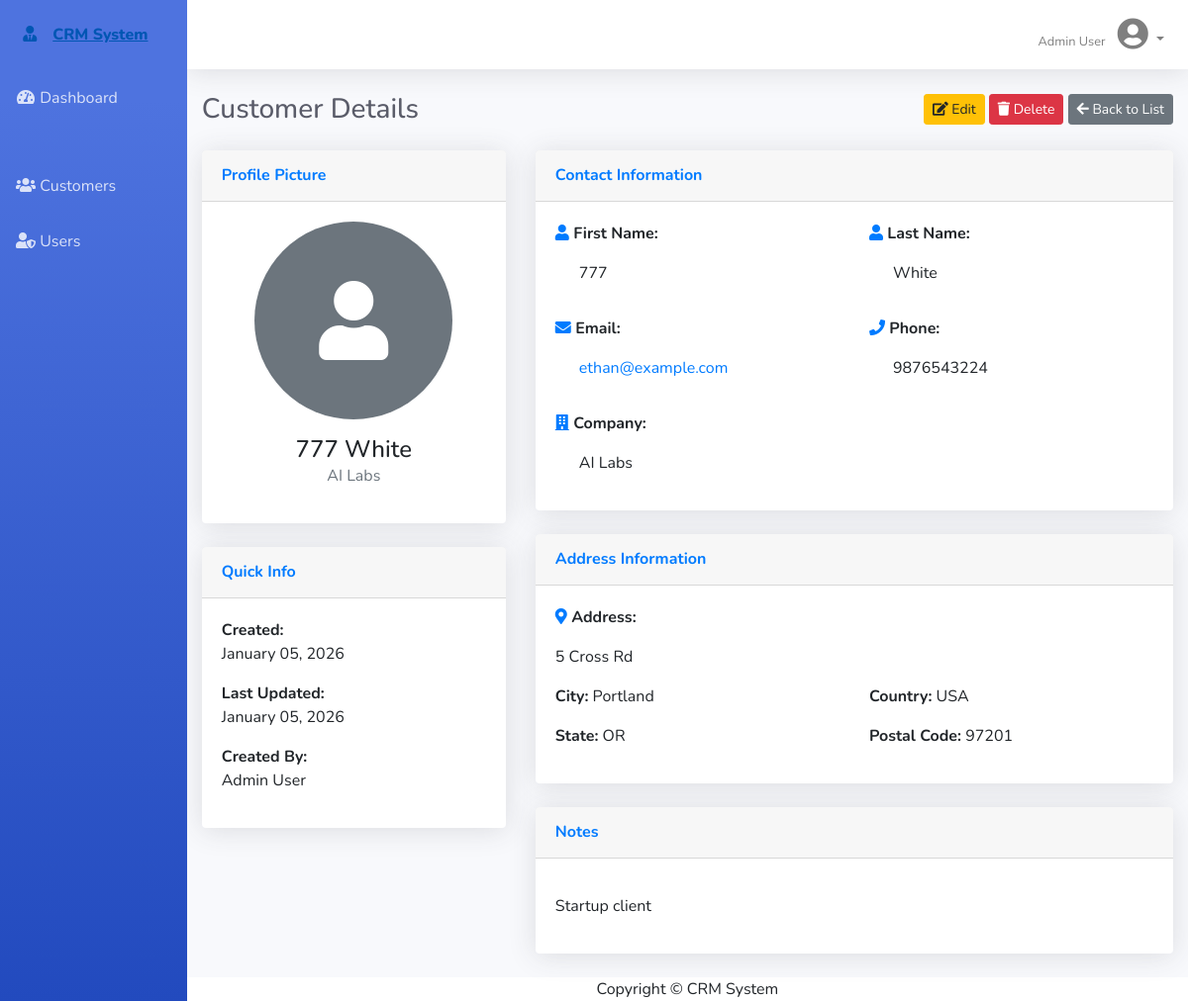
Screenshot of /customers/16/ (signed in) with the database file from the repository.
### customers/models.py (models this page shows, shortened)
class Customer(models.Model):
    first_name = models.CharField(max_length=100)
    last_name = models.CharField(max_length=100)
    email = models.EmailField(unique=True)
    phone_regex = RegexValidator(
    regex=r'^(\+91)?[6-9]\d{9}$',
    message="Enter a valid Indian mobile number (10 digits, optional +91).")
    phone = models.CharField(
        validators=[phone_regex],
        max_length=13,
        blank=True
    )
    address = models.TextField(blank=True)
    city = models.CharField(max_length=100, blank=True)
    state = models.CharField(max_length=100, blank=True)
    country = models.CharField(max_length=100, blank=True)
    postal_code = models.CharField(max_length=20, blank=True)
    image = models.ImageField(upload_to='customer_images/', blank=True, null=True)
    company = models.CharField(max_length=200, blank=True)
    notes = models.TextField(blank=True)
    created_at = models.DateTimeField(auto_now_add=True)
    updated_at = models.DateTimeField(auto_now=True)
    created_by = models.ForeignKey(User, on_delete=models.SET_NULL, null=True, related_name='customers_created')
    class Meta:
        ordering = ['-created_at']
        verbose_name = 'Customer'
        verbose_name_plural = 'Customers'
    def get_full_name(self):
        return f"{self.first_name} {self.last_name}"

### customers/views.py (the view)
# urls.py: path('customers/<int:pk>/', views.customer_detail, name='customer_detail'),
@login_required(login_url='login')
def customer_detail(request, pk):
    customer = get_object_or_404(Customer, pk=pk)
    context = {'customer': customer}
    return render(request, 'customers/customer_detail.html', context)

### customers/templates/customers/customer_detail.html (shortened to what this page needs)
{% extends 'customers/base.html' %}
{% block page_header %}
<div class="d-sm-flex align-items-center justify-content-between mb-4">
    <h1 class="h3 mb-0 text-gray-800">Customer Details</h1>
    <div>
        <a href="{% url 'customer_edit' customer.pk %}" class="btn btn-warning btn-sm">
            <i class="fas fa-edit"></i> Edit
        </a>
        <a href="{% url 'customer_delete' customer.pk %}" class="btn btn-danger btn-sm">
            <i class="fas fa-trash"></i> Delete
        </a>
        <a href="{% url 'customer_list' %}" class="btn btn-secondary btn-sm">
            <i class="fas fa-arrow-left"></i> Back to List
        </a>
    </div>
</div>
{% endblock %}
{% block content %}
<div class="row">
    <div class="col-lg-4">
        <div class="card shadow mb-4">
            <div class="card-header py-3">
                <h6 class="m-0 font-weight-bold text-primary">Profile Picture</h6>
            </div>
            <div class="card-body text-center">
                {% if customer.image %}
                    <img src="{{ customer.image.url }}" alt="{{ customer.get_full_name }}"
                         class="img-fluid rounded-circle mb-3" style="max-width: 200px;">
                {% else %}
                    <div class="bg-secondary rounded-circle mx-auto mb-3 d-flex align-items-center justify-content-center"
                         style="width: 200px; height: 200px;">
                        <i class="fas fa-user fa-5x text-white"></i>
                    </div>
                {% endif %}
                <h4 class="mb-0">{{ customer.get_full_name }}</h4>
                <p class="text-muted">{{ customer.company|default:"No Company" }}</p>
            </div>
        </div>
        <div class="card shadow mb-4">
            <div class="card-header py-3">
                <h6 class="m-0 font-weight-bold text-primary">Quick Info</h6>
            </div>
            <div class="card-body">
                <p><strong>Created:</strong><br>{{ customer.created_at|date:"F d, Y" }}</p>
                <p><strong>Last Updated:</strong><br>{{ customer.updated_at|date:"F d, Y" }}</p>
                <p><strong>Created By:</strong><br>{{ customer.created_by.get_full_name|default:customer.created_by.username }}</p>
            </div>
        </div>
    </div>
    <div class="col-lg-8">
        <div class="card shadow mb-4">
            <div class="card-header py-3">
                <h6 class="m-0 font-weight-bold text-primary">Contact Information</h6>
            </div>
            <div class="card-body">
                <div class="row mb-3">
                    <div class="col-md-6">
                        <p><strong><i class="fas fa-user text-primary"></i> First Name:</strong></p>
                        <p class="ml-4">{{ customer.first_name }}</p>
                    </div>
                    <div class="col-md-6">
                        <p><strong><i class="fas fa-user text-primary"></i> Last Name:</strong></p>
                        <p class="ml-4">{{ customer.last_name }}</p>
                    </div>
                </div>
                <div class="row mb-3">
                    <div class="col-md-6">
                        <p><strong><i class="fas fa-envelope text-primary"></i> Email:</strong></p>
                        <p class="ml-4"><a href="mailto:{{ customer.email }}">{{ customer.email }}</a></p>
                    </div>
                    <div class="col-md-6">
                        <p><strong><i class="fas fa-phone text-primary"></i> Phone:</strong></p>
                        <p class="ml-4">{{ customer.phone|default:"Not provided" }}</p>
                    </div>
                </div>
                <div class="mb-3">
                    <p><strong><i class="fas fa-building text-primary"></i> Company:</strong></p>
                    <p class="ml-4">{{ customer.company|default:"Not provided" }}</p>
                </div>
            </div>
        </div>
        <div class="card shadow mb-4">
            <div class="card-header py-3">
                <h6 class="m-0 font-weight-bold text-primary">Address Information</h6>
            </div>
            <div class="card-body">
                <div class="mb-3">
                    <p><strong><i class="fas fa-map-marker-alt text-primary"></i> Address:</strong></p>
                    <p class="ml-4">{{ customer.address|default:"Not provided"|linebreaks }}</p>
                </div>
                <div class="row">
                    <div class="col-md-6">
                        <p><strong>City:</strong> {{ customer.city|default:"Not provided" }}</p>
                        <p><strong>State:</strong> {{ customer.state|default:"Not provided" }}</p>
                    </div>
                    <div class="col-md-6">
                        <p><strong>Country:</strong> {{ customer.country|default:"Not provided" }}</p>
                        <p><strong>Postal Code:</strong> {{ customer.postal_code|default:"Not provided" }}</p>
                    </div>
                </div>
            </div>
        </div>
        {% if customer.notes %}
        <div class="card shadow mb-4">
            <div class="card-header py-3">
                <h6 class="m-0 font-weight-bold text-primary">Notes</h6>
            </div>
            <div class="card-body">
                <p>{{ customer.notes|linebreaks }}</p>
            </div>
        </div>
        {% endif %}
    </div>
</div>
{% endblock %}

### customers/templates/customers/base.html (shortened to what this page needs)
<!DOCTYPE html>
<html lang="en">
<head>
    <link href="https://cdnjs.cloudflare.com/ajax/libs/font-awesome/5.15.3/css/all.min.css" rel="stylesheet" type="text/css">
    <link href="https://cdn.jsdelivr.net/npm/bootstrap@4.6.0/dist/css/bootstrap.min.css" rel="stylesheet">
</head>
<body id="page-top">
    <div id="wrapper">
        <ul class="navbar-nav bg-gradient-primary sidebar sidebar-dark accordion" id="accordionSidebar">
            <a class="sidebar-brand d-flex align-items-center justify-content-center" href="{% url 'dashboard' %}">
                <div class="sidebar-brand-icon">
                    <i class="fas fa-user-tie"></i>
                </div>
                <div class="sidebar-brand-text mx-3">CRM System</div>
            </a>
            <li class="nav-item">
                <a class="nav-link" href="{% url 'dashboard' %}">
                    <i class="fas fa-fw fa-tachometer-alt"></i>
                    <span>Dashboard</span>
                </a>
            </li>
            <li class="nav-item">
                <a class="nav-link" href="{% url 'customer_list' %}">
                    <i class="fas fa-fw fa-users"></i>
                    <span>Customers</span>
                </a>
            </li>
            <li class="nav-item">
                <a class="nav-link" href="{% url 'user_list' %}">
                    <i class="fas fa-fw fa-user-shield"></i>
                    <span>Users</span>
                </a>
            </li>
        </ul>
        <div id="content-wrapper" class="d-flex flex-column">
            <div id="content">
                <nav class="navbar navbar-expand navbar-light bg-white topbar mb-4 static-top shadow">
                    <ul class="navbar-nav ml-auto">
                        <li class="nav-item dropdown no-arrow">
                            <a class="nav-link dropdown-toggle" href="#" id="userDropdown" role="button"
                                data-toggle="dropdown" aria-haspopup="true" aria-expanded="false">
                                <span class="mr-2 d-none d-lg-inline text-gray-600 small">{{ user.get_full_name|default:user.username }}</span>
                                <i class="fas fa-user-circle fa-2x"></i>
                            </a>
                        </li>
                    </ul>
                </nav>
                <div class="container-fluid">
                    {% block page_header %}{% endblock %}
                    {% block content %}{% endblock %}
                </div>
            </div>
            <footer class="sticky-footer bg-white">
                <div class="container my-auto">
                    <div class="copyright text-center my-auto">
                        <span>Copyright &copy; CRM System {{ current_year }}</span>
                    </div>
                </div>
            </footer>
        </div>
    </div>
</body>
</html>

### customers/templates/customers/base.html (style rules this page uses)
:root { --primary: #4e73df; --secondary: #858796; --success: #1cc88a; --info: #36b9cc; --warning: #f6c23e; --danger: #e74a3b; --light: #f8f9fc; --dark: #5a5c69; }
body { font-family: 'Nunito', -apple-system, BlinkMacSystemFont, 'Segoe UI', Roboto, sans-serif; background-color: var(--light); }
#wrapper { display: flex; }
#content-wrapper { background-color: var(--light); width: 100%; overflow-x: hidden; }
.sidebar { width: 14rem; min-height: 100vh; background: linear-gradient(180deg, #4e73df 10%, #224abe 100%); }
.sidebar .nav-item .nav-link { color: rgba(255, 255, 255, 0.8); padding: 1rem; }
.sidebar-brand { height: 4.375rem; text-decoration: none; font-size: 1rem; font-weight: 800; padding: 1.5rem 1rem; text-align: center; color: #fff; }
.topbar { height: 4.375rem; background-color: #fff; box-shadow: 0 .15rem 1.75rem 0 rgba(58, 59, 69, .15); }
.card { border: none; box-shadow: 0 .15rem 1.75rem 0 rgba(58, 59, 69, .15); }
.bg-gradient-primary { background: linear-gradient(180deg, #4e73df 10%, #224abe 100%); }
.text-gray-800 { color: #5a5c69 !important; }
.shadow { box-shadow: 0 .15rem 1.75rem 0 rgba(58, 59, 69, .15) !important; }

### rows the page displays
Customer: get_full_name "777 White", company "AI Labs", created_at "January 05, 2026", updated_at "January 05, 2026", created_by.get_full_name "Admin User", first_name "777", last_name "White", email "ethan@example.com", phone "9876543224", address "5 Cross Rd", city "Portland", state "OR", country "USA", postal_code "97201", notes "Startup client"

### other values shown
{{ user.get_full_name|default:user.username }} "Admin User"
